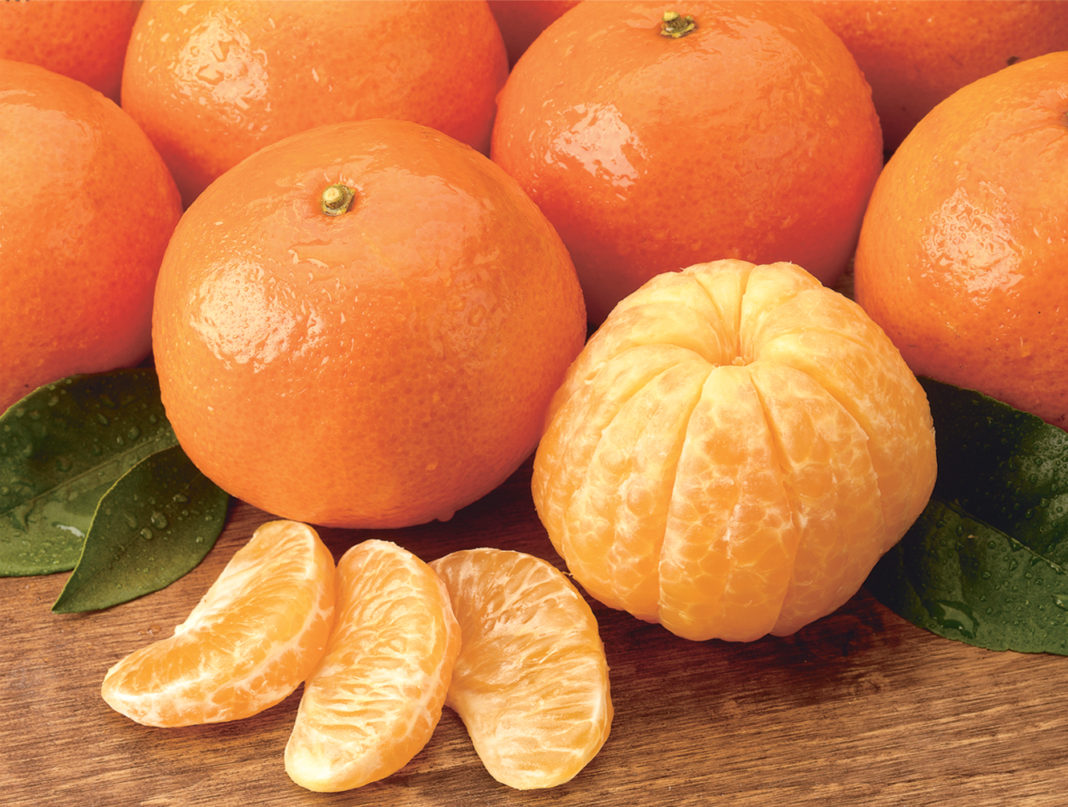
#> input picture projetos/Rndm/Img to ascii/tangerina.jpg, 1068 x 807 px
$ python img_to_ascii.py
#> lines starting #> are read from the running program, lines starting #| are printed output that depends on the picture
import cv2 as cv
import numpy as np
import matplotlib.pyplot as plt
import os

#Takes in input image
ImagePathInput = str(input("Enter a valid file path:"))
#> the answer given: tangerina.jpg
InputImage = cv.imread(ImagePathInput)
#> InputImage is the input picture: shape (807, 1068, 3); mean B, G, R 67.9, 123.1, 202.8

if os.path.exists(ImagePathInput):

	#resizes image
	Resized = cv.resize(InputImage, (0,0), fx = 0.2, fy = 0.2)
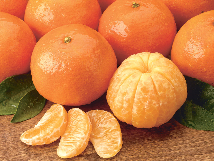
#> Resized: shape (161, 214, 3); mean B, G, R 67.8, 123, 202.7

	#grayscales the resized image
	GrayImage = cv.cvtColor(Resized, cv.COLOR_BGR2GRAY)
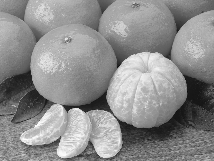
#> GrayImage: shape (161, 214); min 13, max 254, mean 140.5
	GrayShape = GrayImage.shape
#> GrayShape = (161, 214)

	#creates a new image array
	OutputImage = []


	# grabs correct ascii value for the new gray pixel and appends it to the output image
	i = 0
	for row in GrayImage:
		for GrayPx in row:
			if GrayPx == 0:
				OutputImage.append(" ")
			elif 0 < GrayPx <= 50:
				OutputImage.append(".")
			elif 50 < GrayPx <= 100:
				OutputImage.append(":")
			elif 100 < GrayPx <= 150:
				OutputImage.append("*")
			elif 150 < GrayPx <= 200:
				OutputImage.append("%")
			elif 200 < GrayPx <= 255:
				OutputImage.append("#")

			i = i+1

			if i % GrayShape[1] == 0:
				OutputImage.append("\n")
#> after the loop, OutputImage = 34615 items; i = 34454

	# writes to the output file
	with open('output.txt', 'w') as file:
		for Px in OutputImage:
			file.write(Px)
#> this loop made 34615 passes
#> Px on passes 1 to 3: '%', '*', '%'

	print("Written successfully to the output file output.txt")
	exit()
#> (the program exits here)
